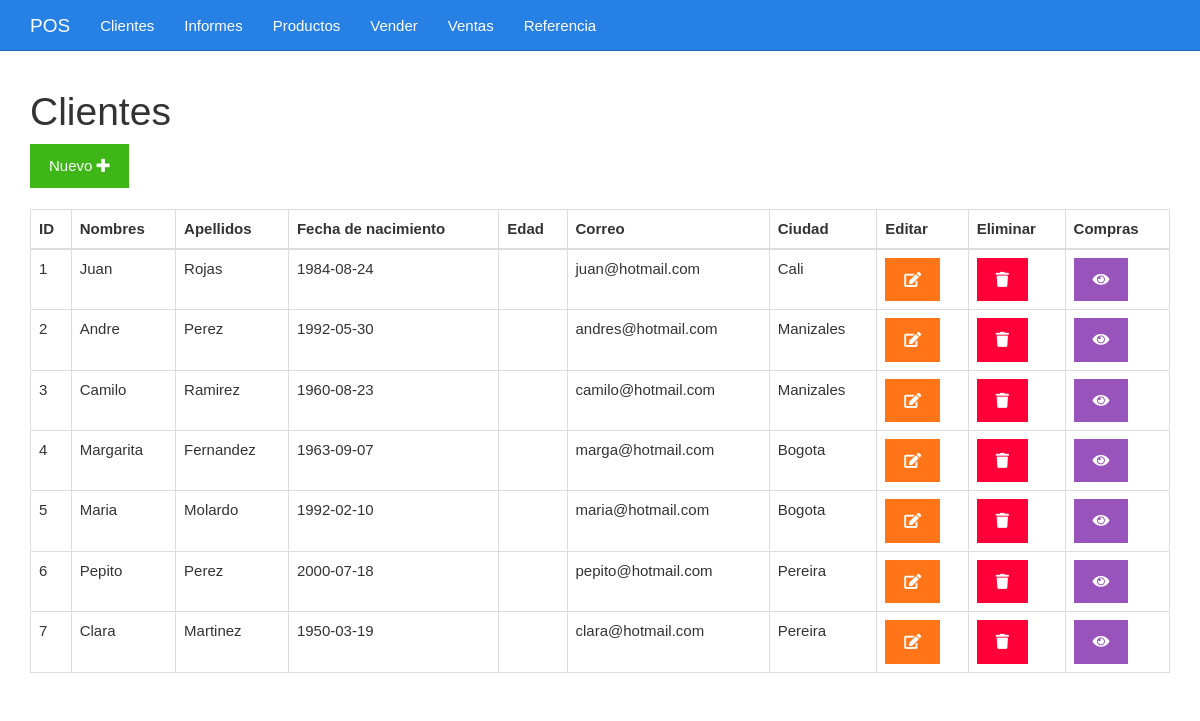
Page /index.php?c=Clientes on the committed database.
### tables this page shows
CREATE TABLE clientes(
	id BIGINT UNSIGNED NOT NULL AUTO_INCREMENT,
	nombres VARCHAR(255) NOT NULL,
	apellidos VARCHAR(255) NOT NULL,
	fecha_nacimiento DATE NOT NULL,
	edad INT,
	correo VARCHAR(255) NOT NULL,
	ciudad VARCHAR(255) NOT NULL,
	PRIMARY KEY(id)
);

### controllers/Clientes.php (called while the page is built, shortened)
<?php
	class ClientesController {
		public function __construct() {
			require_once "models/ClientesModel.php";
		}
		public function index() {
			$clientesModel = new Clientes_Model();
			$clientes["Titulo"] = "Clientes";
			$clientes["Clientes"] = $clientesModel -> getClientes();
			require_once "views/clientes/clientes.php";
		}
	}
?>

### config/database.php (called while the page is built, shortened)
<?php
    class Conectar {
        public static function conexion() {
            $conexion = new mysqli(DB_HOST, DB_USERNAME, DB_PASSWORD, DB_NAME);
            return $conexion;
        }
    };
?>

### models/ClientesModel.php (called while the page is built, shortened)
<?php
    class Clientes_Model {
        private $db;
        private $clientes;
        public function __construct () {
            $this->db = Conectar::conexion();
            $this->clientes = array();
        }
        public function getClientes () {
            $sql = CONSULA_CLIENTES;
            $resultado = $this-> db -> query($sql);
            while($row = $resultado -> fetch_assoc()) {
                $this-> clientes[] = $row;
            }
            return $this->clientes;
        }
    }
?>

### views/clientes/clientes.php (the view)
<div class="col-xs-12">
	<h1><?php echo $clientes["Titulo"] ?></h1>
	<div>
		<a class="btn btn-success" href="index.php?c=Clientes&a=nuevoCliente">Nuevo <i class="fa fa-plus"></i></a>
	</div>
	<br>
	<table class="table table-bordered">
		<thead>
			<tr>
				<th>ID</th>
				<th>Nombres</th>
				<th>Apellidos</th>
				<th>Fecha de nacimiento</th>
				<th>Edad</th>
				<th>Correo</th>
				<th>Ciudad</th>
				<th>Editar</th>
				<th>Eliminar</th>
				<th>Compras</th>
			</tr>
		</thead>
		<tbody>
			<?php foreach($clientes["Clientes"] as $cliente){ ?>
			<tr>
				<td><?php echo $cliente['id'] ?></td>
				<td><?php echo $cliente['nombres'] ?></td>
				<td><?php echo $cliente['apellidos'] ?></td>
				<td><?php echo $cliente['fecha_nacimiento'] ?></td>
				<td><?php echo $cliente['edad'] ?></td>
				<td><?php echo $cliente['correo'] ?></td>
				<td><?php echo $cliente['ciudad'] ?></td>
				<td><a class="btn btn-warning" href="<?php echo "index.php?c=Clientes&a=modificarCliente&id=" . $cliente['id'] ?>"><i class="fa fa-edit"></i></a></td>
				<td><a class="btn btn-danger" href="<?php echo "index.php?c=Clientes&a=eliminarCliente&id=" . $cliente['id'] ?>"><i class="fa fa-trash"></i></a></td>
				<td><a class="btn btn-info" href="<?php echo "index.php?c=Ventas&a=ventasCliente&id=" . $cliente['id'] ?>"><i class="fa fa-eye"></i></a></td>
			</tr>
			<?php } ?>
		</tbody>
	</table>
</div>

### index.php (shortened to what this page needs)
<?php
    if((!isset($_GET['c']) || ($_GET['c'] <> 'Ventas')) || (!isset($_GET['a']) || ($_GET['a'] <> 'imprimirTicket'))) {
        require_once 'views/layout/encabezado.php';
    }
    require_once 'core/routes.php';
    require_once 'config/database.php';
    require_once 'controllers/Clientes.php';
    if(isset($_GET['c'])) {
        $controlador = cargarControlador($_GET['c']);
        if(isset($_GET['a'])) {
            if(isset($_GET['id'])){
                cargarAccion($controlador, $_GET['a'], $_GET['id']);
            } else {
                cargarAccion($controlador, $_GET['a']);
            }
        } else {
            cargarAccion($controlador, ACCION_PRINCIPAL);
        }
    } else {
        $controlador = cargarControlador(CONTROLADOR_PRINCIPAL);
        cargarAccion($controlador, ACCION_PRINCIPAL);
    }
    if((!isset($_GET['c']) || ($_GET['c'] <> 'Ventas')) || (!isset($_GET['a']) || ($_GET['a'] <> 'imprimirTicket'))) {
        require_once 'views/layout/pie.php';
    }
?>

### views/layout/encabezado.php (shortened to what this page needs)
<!DOCTYPE html>
<html lang="es">
<head>
	<link rel="stylesheet" href="./css/fontawesome-all.min.css">
	<link rel="stylesheet" href="./css/2.css">
	<link rel="stylesheet" href="./css/estilo.css">
	<link rel="stylesheet" href="./css/juansis99CSS.css">
</head>
<body>
	<nav class="navbar navbar-inverse navbar-fixed-top">
		<div class="container">
			<div class="navbar-header">
				<a class="navbar-brand" href="#">POS</a>
			</div>
			<div id="navbar" class="collapse navbar-collapse">
				<ul class="nav navbar-nav">
					<li><a href="index.php?c=Clientes">Clientes</a></li>
					<li><a href="index.php?c=Informes">Informes</a></li>
					<li><a href="index.php?c=Productos">Productos</a></li>
					<li><a href="index.php?c=Ventas&a=vender">Vender</a></li>
					<li><a href="index.php?c=Ventas">Ventas</a></li>
					<li><a href="index.php?c=Referencias">Referencia</a></li>
				</ul>
			</div>
		</div>
	</nav>
	<div class="container">
		<div class="row">

### core/routes.php (shortened to what this page needs)
<?php
    function cargarAccion($controller, $accion, $id = null) {
        if(isset($accion) && method_exists($controller, $accion)) {
            if($id == null) {
                $controller -> $accion();
            } else {
                $controller -> $accion($id);
            }
        } else {
            $controller -> ACCION_PRINCIPAL();
        }
    }
?>

### views/layout/pie.php
		</div>
	</div>
</body>
</html>

### css/estilo.css (style rules this page uses)
body { padding-top: 70px; }

### rows in the picture
clientes: id "1", nombres "Juan", apellidos "Rojas", fecha_nacimiento "1984-08-24", correo "juan@hotmail.com", ciudad "Cali"
clientes: id "2", nombres "Andre", apellidos "Perez", fecha_nacimiento "1992-05-30", correo "andres@hotmail.com", ciudad "Manizales"
clientes: id "3", nombres "Camilo", apellidos "Ramirez", fecha_nacimiento "1960-08-23", correo "camilo@hotmail.com", ciudad "Manizales"
clientes: id "4", nombres "Margarita", apellidos "Fernandez", fecha_nacimiento "1963-09-07", correo "marga@hotmail.com", ciudad "Bogota"
clientes: id "5", nombres "Maria", apellidos "Molardo", fecha_nacimiento "1992-02-10", correo "maria@hotmail.com", ciudad "Bogota"
clientes: id "6", nombres "Pepito", apellidos "Perez", fecha_nacimiento "2000-07-18", correo "pepito@hotmail.com", ciudad "Pereira"
clientes: id "7", nombres "Clara", apellidos "Martinez", fecha_nacimiento "1950-03-19", correo "clara@hotmail.com", ciudad "Pereira"

### other values in the picture
$clientes["Titulo"] "Clientes"
